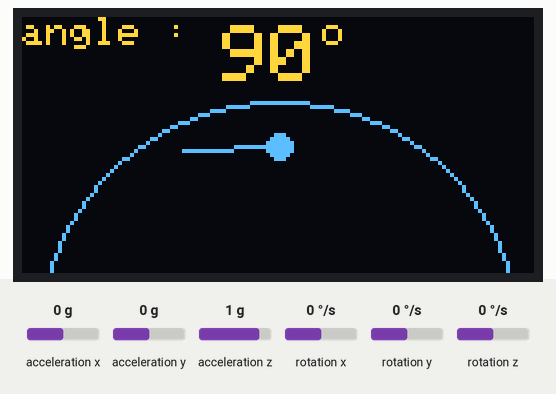
Simulated run of this sketch. Board: Arduino Uno, built with avr-gcc and run on an emulated ATmega328P. On the bench: 128×64 one-colour display. The test bench sets the inputs (shaded band); at power-on: acceleration y 0 g, acceleration z 1 g, acceleration x 0 g, rotation x 0 °/s, rotation y 0 °/s, rotation z 0 °/s. The OLED is the two-colour kind (top 16 rows yellow); what the sketch prints to the serial monitor is not drawn.

Above: at 1.2 s.
1.3 s: acceleration y set to 0.8 g
At 1.61 s:
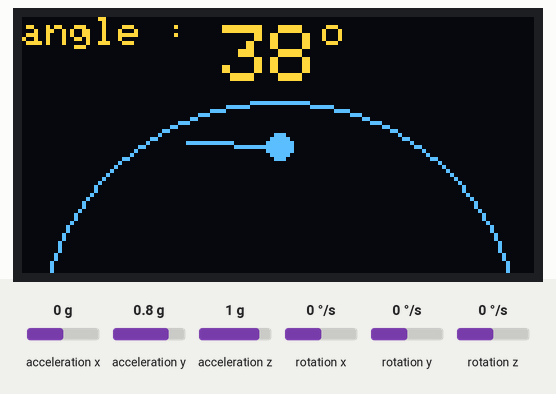
2.9 s: acceleration z set to 1.4 g
At 3.9 s:
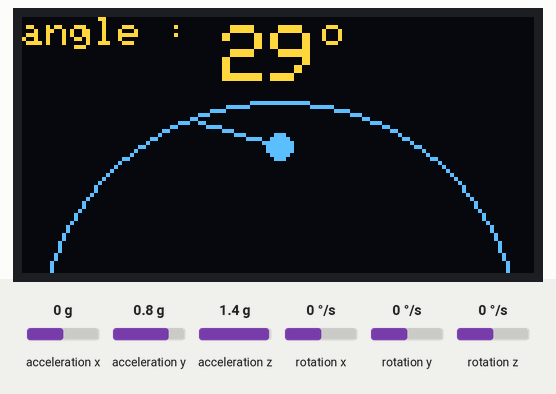
4.5 s: acceleration y set to 1.4 g
At 5.23 s:
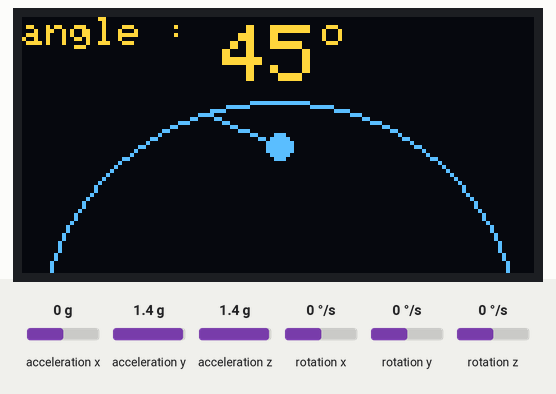
6.1 s: acceleration z set to -1.4 g
At 6.69 s:
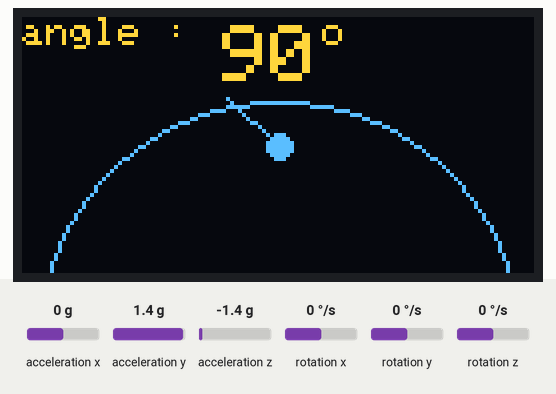
Timing chart, 0 to 8.7 s (numbered marks = the images above; inputs shaded):
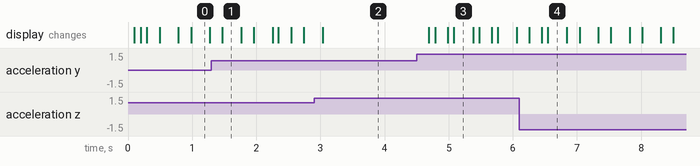

The sketch:

oled_angle_needle_automatics.ino
```cpp
///////////////////////////  MPU6050 -- Angle Tilt  ///////////////////////////////
#include <Wire.h>              // Include Wire library for I2C communication
#include <MPU6050.h>           // Include MPU6050 library for interacting with the sensor

MPU6050 accelgyro;

int16_t ax, ay, az;
int16_t gx, gy, gz;

#define OUTPUT_READABLE_ACCELGYRO
#define LED_PIN 13
bool blinkState = false;
const int MPU_addr = 0x68;
int16_t axis_X, axis_Y, axis_Z;

int minVal = 265;
int maxVal = 402;
int degree_lockon = 0; // save variable Real-time for MPU6050 / Gyroscope senser

double x;
double y;
double z;
/////////////////////////// - end Of Angle Sensor - /////////////////////////////

#include <Adafruit_GFX.h>
#include <Adafruit_SSD1306.h>

#define OLED_RESET 0
Adafruit_SSD1306 display(OLED_RESET);

#define xmax 128
#define ymax 64
#define xcenter xmax / 2
#define ycenter ymax / 2
#define arc_width xmax / 5  // ปรับค่าเพื่อเปลี่ยนความกว้างด้านข้างของครึ่งวงกลม
#define arc_height ymax / 5  // ปรับค่าเพื่อเปลี่ยนความสูงด้านข้างของครึ่งวงกลม

int angle_define = 0,check = 0;
int p, w, m, a = 10;
int angle_value = 36;
int angle = 0;  // ตัวแปรมุม
char *label[] = {"LOAD", "COOLANT", "INTAKE", "VOLT"};
int labelXpos[] = {53, 45, 49, 53};
Adafruit_GFX_Button buttons[3];
uint8_t currButton = -1;
//=================================== Add for MPU6050 ========================================//
void read_circle_degree(){
  accelgyro.getMotion6(&ax, &ay, &az, &gx, &gy, &gz);

//#ifdef OUTPUT_READABLE_ACCELGYRO
//  // display tab-separated accel/gyro x/y/z values
//  Serial.print("a/g:\t");
//  Serial.print(ax);
//  Serial.print("\t");
//  Serial.print(ay);
//  Serial.print("\t");
//  Serial.print(az);
//  Serial.print("\t");
//  Serial.print(gx);
//  Serial.print("\t");
//  Serial.print(gy);
//  Serial.print("\t");
//  Serial.println(gz);
//#endif

#ifdef OUTPUT_BINARY_ACCELGYRO
  Serial.write((uint8_t)(ax >> 8));
  Serial.write((uint8_t)(ax & 0xFF));
  Serial.write((uint8_t)(ay >> 8));
  Serial.write((uint8_t)(ay & 0xFF));
  Serial.write((uint8_t)(az >> 8));
  Serial.write((uint8_t)(az & 0xFF));
  Serial.write((uint8_t)(gx >> 8));
  Serial.write((uint8_t)(gx & 0xFF));
  Serial.write((uint8_t)(gy >> 8));
  Serial.write((uint8_t)(gy & 0xFF));
  Serial.write((uint8_t)(gz >> 8));
  Serial.write((uint8_t)(gz & 0xFF));
#endif

  axis_X = Wire.read() << 8 | Wire.read();
  axis_Y = Wire.read() << 8 | Wire.read();
  axis_Z = Wire.read() << 8 | Wire.read();

  int xAng = map(ax, minVal, maxVal, -90, 90);
  int yAng = map(ay, minVal, maxVal, -90, 90);
  int zAng = map(az, minVal, maxVal, -90, 90);

  x = RAD_TO_DEG * (atan2(-yAng, -zAng) + PI);
  Serial.print("Angle : ");
  Serial.println(x);
  if (x <= 90){
    degree_lockon = x ;
  }
  else if (x > 90){
    degree_lockon = 90 ;
  }
  delay(60);
}

//==================================== end of Add Function for MPU6050 ====================================//
void gauge(uint8_t angle);

void setup() {
// Setup MPU6050
  Serial.begin(115200);
  Wire.begin();
  accelgyro.initialize();
  Serial.println("Testing device connections...");
  Serial.println(accelgyro.testConnection() ? "MPU6050 connection successful" : "MPU6050 connection failed");
///  End of setup MPU6050
  pinMode(8,INPUT);
  display.begin(SSD1306_SWITCHCAPVCC, 0x3C);
  display.setTextColor(WHITE);
  display.clearDisplay();

  display.drawCircle(xcenter, ycenter, arc_width, WHITE);
  display.drawCircle(xcenter, ycenter, arc_width, WHITE);

  display.setCursor(labelXpos[1], 30);
  display.setTextSize(2);
  display.print(label[1]);

  display.display();
}

void loop() {
//// First Impression MPU6050
//  if (check == 0){
//    setup_MPU6050();
//    check = 1;
//  }
////===========================
  p += a;

  if (p > 1023)
    a = -10;
  else if (p < 0)
    a = 10;

  w = map(p, 0, 1023, 0, 100);
  m = map(p, 0, 1023, 0, 90);

  uint8_t xx = m;
  if (xx < 45) {
    xx += 135;
  } else {
    xx -= 45;
  }

  display.clearDisplay();
  if (angle_define < degree_lockon){
     angle_define += 1;
  }
  else if (angle_define > degree_lockon){
     angle_define -=1;
  }
  gauge(angle_define);

  display.setTextSize(1);
  display.setCursor(0, 0);
  display.print("angle :");

  display.setTextSize(2);
  display.setCursor(50, 2);
  display.print(degree_lockon);

  display.setTextSize(1);
  display.setCursor(75, 0);
  display.print("o");

  display.stopscroll();  // หยุดการกระพริบข้อความและเลข
  display.display(); // แสดงผลทั้งหมดครั้งเดียว
  read_circle_degree();

//============  Button Reset Gauge ===================//
//  if (digitalRead(8) == 1 and key == 0){
//    display.clearDisplay();
//    display.display();
//    angle_define = 0;
//    key = 1;
//    delay(6000);
//  }
//  if (digitalRead(8) == 0 and key == 1){
//    key = 0;
//  }
//====================================================//
}

void gauge(uint8_t angle) {
  display.drawCircle(xcenter, ycenter - 8 + arc_height + 45, arc_width + 35, WHITE);

  // ตำแหน่งฐานเข็มปัด
  int baseX = xcenter;
  int baseY = ycenter;

  // วงกลมฐานเข็มปัด
  display.fillCircle(baseX, baseY, 3, WHITE);

  // คำนวณตำแหน่งปลายเข็มปัด
  float x1 = sin(((angle+10)-90) * 2 * PI / 360);
  float y1 = cos(((angle+10)-90) * 2 * PI / 360);
  int x2 = baseX + (arc_width * x1);
  int y2 = baseY - (arc_width * y1);

  // เส้นเชื่อมต่อฐานและปลายเข็มปัด
  display.drawLine(baseX, baseY, x2, y2 + 10, WHITE);
}

//void setup_MPU6050(){
//  Wire.begin();
//  accelgyro.initialize();
//  Serial.println("Testing device connections...");
//  Serial.println(accelgyro.testConnection() ? "MPU6050 connection successful" : "MPU6050 connection failed");
//}
```

Measured:
- after the input at 4.5 s, the display: first changes after 0.19 s (image 3 shows a later state)
- after the input at 6.1 s, the display: first changes after 0.16 s (image 4 shows a later state)
